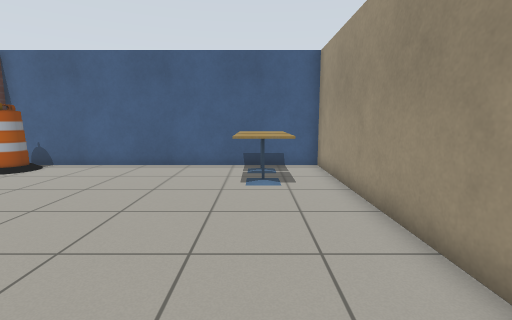
View 1 (above)

15 first-person views from a walk through a Gazebo world. The camera is 1 m above the floor, tilts 8° down and sees 85° across. The floor is counted in squares, 0.5 m on a side. Each view is taken from the middle of a square. On the plan, view 1 faces up. The plan holds only what a view shows up to about 17 squares ahead; the rest is blank. Simple patterns stand in for the simulator's built-in surfaces.

View 2
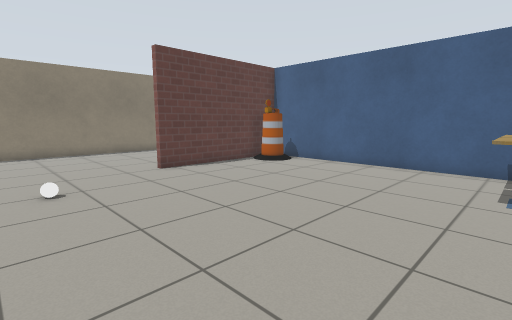

View 3
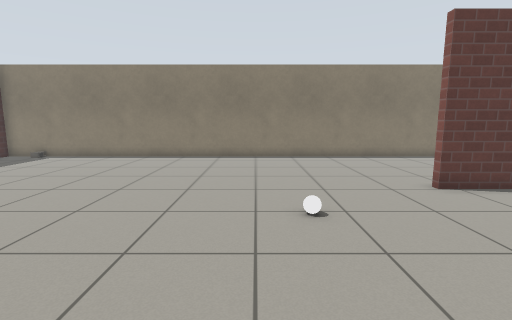

View 4
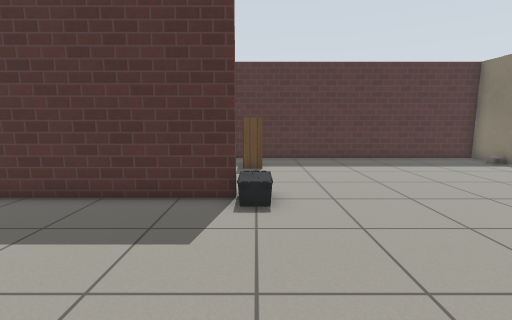

View 5
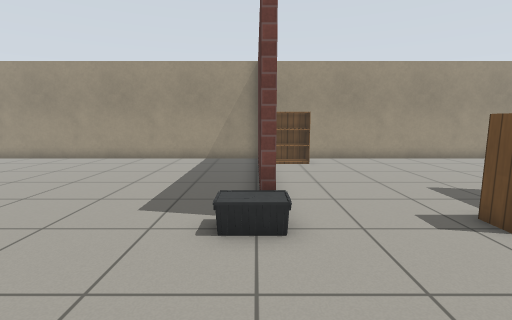

View 6
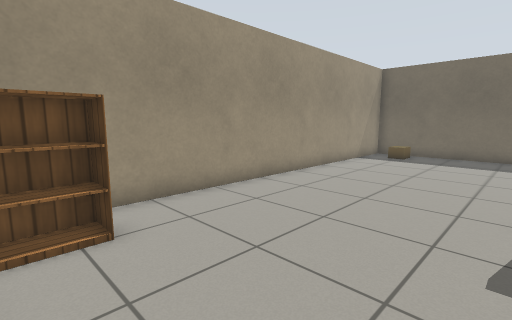

View 7
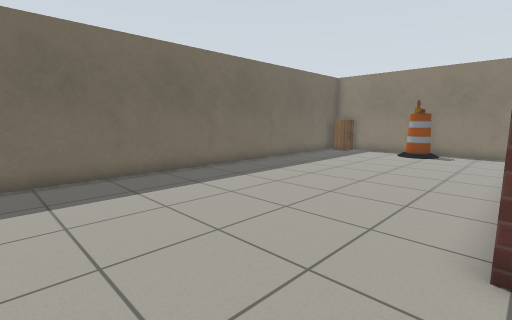

View 8
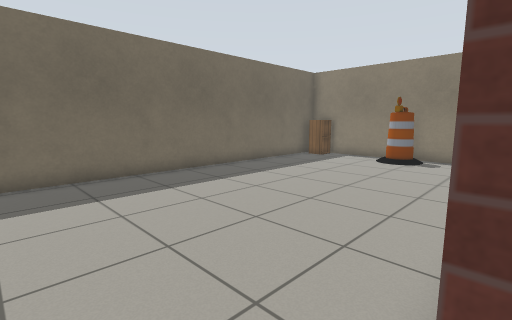

View 9
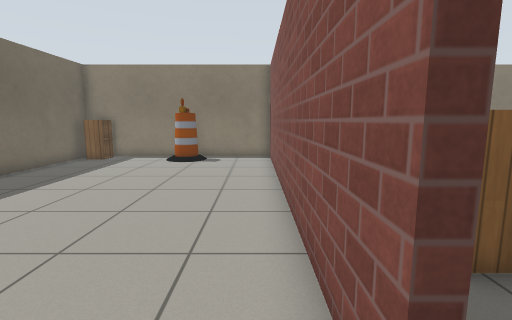

View 10
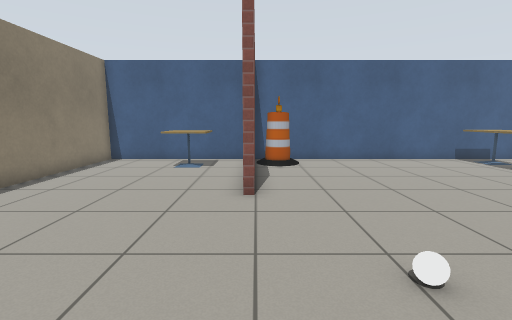

View 11
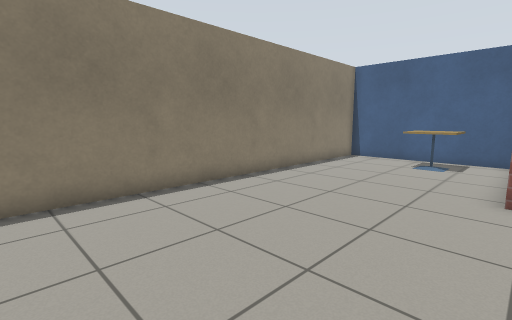

View 12
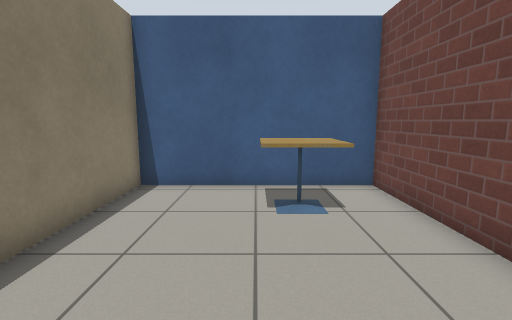

View 13
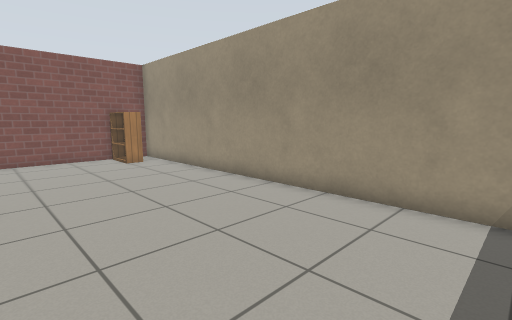

View 14
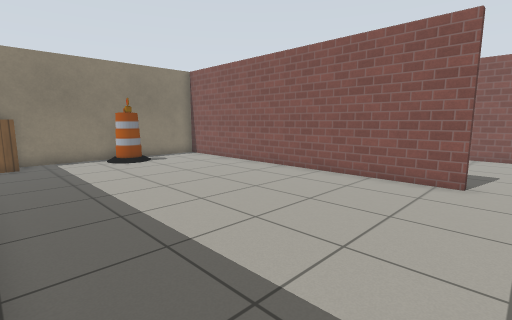

View 15
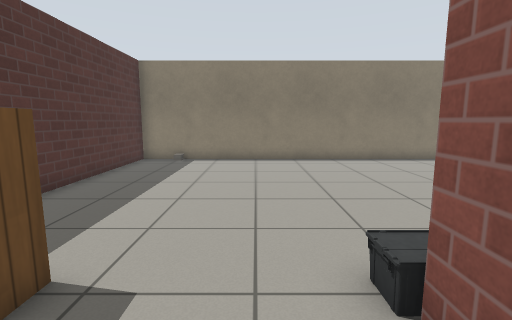

### Floor plan
Points are (right, up) in squares from view 1. A wall is a line through its corners. A room is listed if a view was taken in it or the views show most of it. See-through windows are left out.
Room 1 (views 1, 2, 3, 4, 5, 6, 7, 8, 9, 10, 11, 12, 13, 14, 15)
walls: (-4.3, -14.2) (-18.6, -14.2) (-18.6, -24.3) (2.8, -24.3) (2.8, -6.4) (-6.5, -6.4) (-6.5, -6.1) (1.6, -6.1); (2.8, -6.1) (2.8, 12.6) (-11, 12.6) (-11, 5.4); (-11.3, 7.8) (-11.3, 12.6) (-18.6, 12.6) (-18.6, -13.9) (-5.9, -13.9)
objects: cabinet (-18, -24) to (-18, -23); barrel (-18, -19) to (-17, -18); other object (-18, -12); cafe table (-15, 10) to (-13, 11); barrel (-10, 11) to (-10, 12); white ball (-9, 1); bookshelf (-7, -12) to (-7, -11); other object (-7, -6); cafe table (0, 8) to (1, 10); cafe table (0, 11) to (1, 12); cardboard box (1, -23); bookshelf (1, -8) to (1, -7)

Where each view was taken, in squares from view 1:
view 1: 0 up, 0 right, facing up
view 2: 0 up, 0 right, facing up-left
view 3: 0 up, 3 left, facing left
view 4: 1 up, 7 left, facing down
view 5: 6 down, 12 left, facing right
view 6: 7 down, 4 left, facing down-right
view 7: 14 down, 0 right, facing down-left
view 8: 14 down, 3 left, facing down-left
view 9: 15 down, 3 left, facing left
view 10: 2 down, 11 left, facing up
view 11: 3 down, 11 left, facing up-left
view 12: 4 up, 15 left, facing up
view 13: 22 down, 4 left, facing up-right
view 14: 24 down, 3 left, facing up-left
view 15: 8 down, 4 left, facing left
